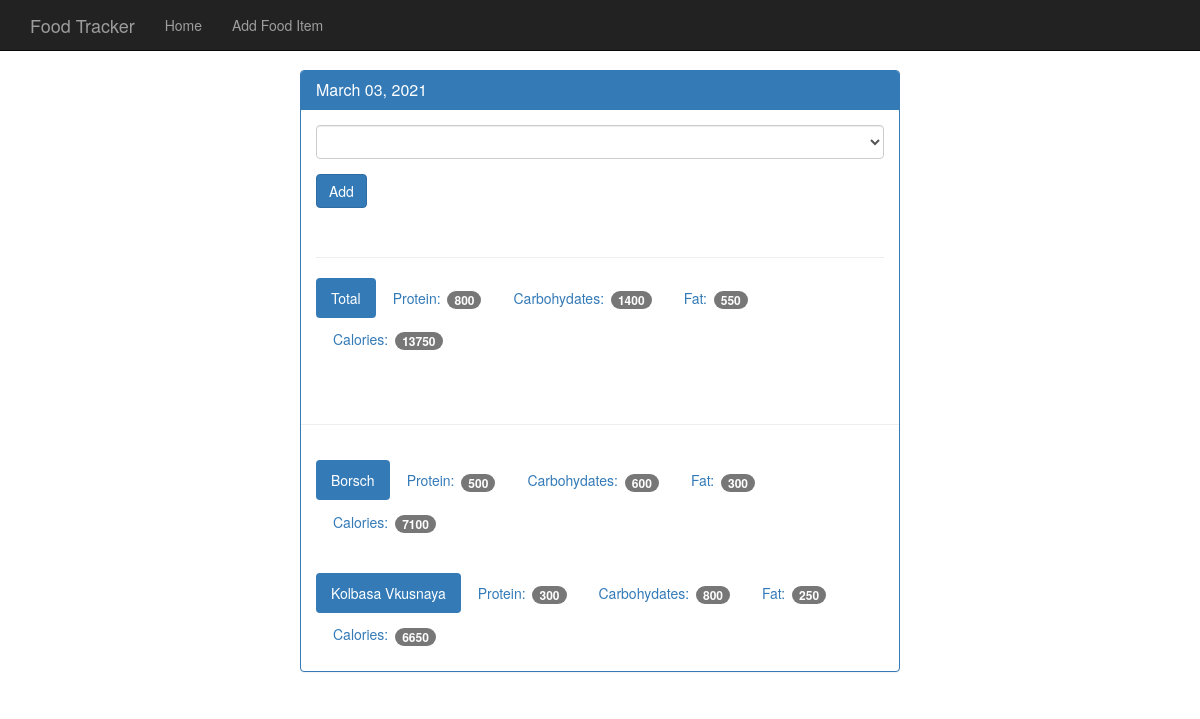
Page /view/20210303 on the committed database.
### tables this page shows
CREATE TABLE food(
id integer primary key autoincrement,
name text not null,
protein integer not null,
carbohydrates integer not null,
fat integer not null,
calories integer not null
);

### food_tracker_app.py (the view)
@app.route('/view/<date>', methods=['GET', 'POST']) #date is going to be like 20170520
def view(date):
    db = get_db()
    cur = db.execute('select id, entry_date from log_date where entry_date = ?', [date])
    date_result = cur.fetchone()
    if request.method == 'POST':
        db.execute('insert into food_date (food_id, log_date_id) values (?,?)',
                   [request.form['food-select'], date_result['id']])
        db.commit()
    d = datetime.strptime(str(date_result['entry_date']), '%Y%m%d')
    pretty_date = datetime.strftime(d, '%B %d, %Y')
    food_cur = db.execute('select id, name from food order by name asc')
    food_results = food_cur.fetchall()
    log_cur = db.execute("""
    select
    food.name,
    food.protein,
    food.carbohydrates,
    food.fat,
    food.calories
    from
    log_date
    join
    food_date on
    food_date.log_date_id = log_date.id
    join food on
    food.id = food_date.food_id
    where log_date.entry_date = ?""", [date])
    log_results = log_cur.fetchall()
    totals = {}
    totals['protein'] = 0
    totals['carbohydrates'] = 0
    totals['fat'] = 0
    totals['calories'] = 0
    for food in log_results:
        totals['protein'] += food['protein']
        totals['carbohydrates'] += food['carbohydrates']
        totals['fat'] += food['fat']
        totals['calories'] += food['calories']
    return render_template('day.html',
                           entry_date=date_result['entry_date'],
                           pretty_date=pretty_date,
                           ood_results=food_results,
                           log_results=log_results,
                           totals=totals)

### database.py (called while the page is built)
def connect_db():
    sql = sqlite3.connect('/Users/viktorkertanov/Library/Mobile Documents/com~apple~CloudDocs/Личное/!LEARNING PYTHON/flask/food_tracker_app/food_tracker_db/foodtracker.db')
    sql.row_factory = sqlite3.Row
    return sql

def get_db():
    if not hasattr(g,'sqlite3_db'):
        g.sqlite_db = connect_db()
    return g.sqlite_db

### templates/day.html (shortened to what this page needs)
{% extends "base.html"%}
{% block body %}
  <body>
    <nav class="navbar navbar-inverse navbar-fixed-top">
      <div class="container">
        <div class="navbar-header">
          <a class="navbar-brand" href="{{ url_for('food') }}">Food Tracker</a>
        </div>
        <div id="navbar" class="navbar-collapse collapse">
          <ul class="nav navbar-nav">
            <li><a href="{{ url_for('index') }}">Home</a></li>
            <li><a href="{{ url_for('food') }}">Add Food Item</a></li>
          </ul>
        </div>
      </div>
    </nav>
    <div class="container theme-showcase col-sm-6 col-sm-offset-3" role="main">
      <div class="row">
        <div>
          <div class="panel panel-primary">
            <div class="panel-heading">
              <h3 class="panel-title">{{ pretty_date }}</h3>
            </div>
            <div class="panel-body">
              <form method="POST" action="{{ url_for('view', date=entry_date) }}">
                <div class="form-group">
                  <select class="form-control" name="food-select">
                  </select>
                </div>
                <button type="submit" class="btn btn-primary">Add</button>
              </form>
              <div class="page-header"></div>
              <ul class="nav nav-pills" role="tablist">
                <li class="active"><a>Total</a></li>
                <li><a>Protein: <span class="badge">{{ totals.protein }}</span></a></li>
                <li><a>Carbohydates: <span class="badge">{{ totals.carbohydrates }}</span></a></li>
                <li><a>Fat: <span class="badge">{{ totals.fat }}</span></a></li>
                <li><a>Calories: <span class="badge">{{ totals.calories }}</span></a></li>
              </ul>
            </div>
            <div class="page-header"></div>
            {% for food in log_results%}
            <div class="panel-body">
              <ul class="nav nav-pills" role="tablist">
                <li class="active"><a>{{ food.name }}</a></li>
                <li><a>Protein: <span class="badge">{{ food.protein }}</span></a></li>
                <li><a>Carbohydates: <span class="badge">{{ food.carbohydrates }}</span></a></li>
                <li><a>Fat: <span class="badge">{{ food.fat }}</span></a></li>
                <li><a>Calories: <span class="badge">{{ food.calories }}</span></a></li>
              </ul>
            </div>
            {% endfor %}
          </div>
        </div>
      </div>
    </div>
  </body>
{% endblock %}

### static/theme.css (style rules this page uses)
body { padding-top: 70px; padding-bottom: 30px; }

### rows in the picture
food: name "Borsch", protein "500", carbohydrates "600", fat "300", calories "7100"
food: name "Kolbasa Vkusnaya", protein "300", carbohydrates "800", fat "250", calories "6650"

### other values in the picture
{{ pretty_date }} "March 03, 2021"
{{ totals.protein }} "800"
{{ totals.carbohydrates }} "1400"
{{ totals.fat }} "550"
{{ totals.calories }} "13750"
